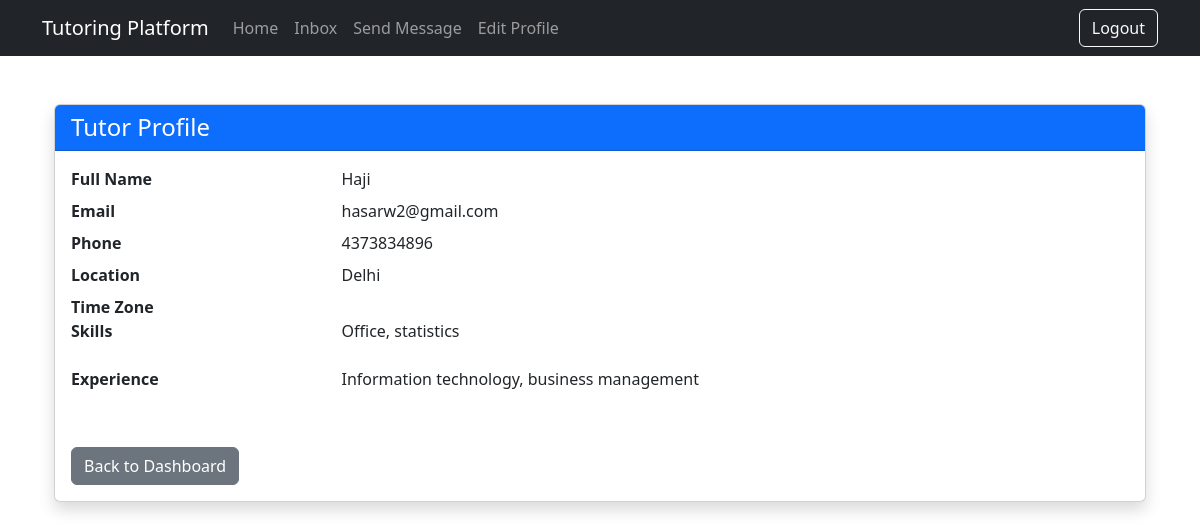
The app's page /tutor/profile/1/ (signed in) with its own data.
### core/models.py (models this page shows, shortened)
class TutorProfile(models.Model):
    user = models.OneToOneField(CustomUser, on_delete=models.CASCADE, limit_choices_to={'role': 'tutor'})
    experience = models.TextField()
    skills = models.TextField()
    interests = models.TextField()
    location = models.CharField(max_length=100)
    timezone = models.CharField(max_length=100)
    approved = models.BooleanField(default=False)
    hourly_rate = models.DecimalField(max_digits=6, decimal_places=2, default=0.00)

class CustomUser(AbstractBaseUser, PermissionsMixin):
    ROLE_CHOICES = [
        ('admin', 'Admin'),
        ('student', 'Student'),
        ('tutor', 'Tutor'),
        ('viewer', 'Viewer'),
    ]
    email = models.EmailField(unique=True)
    full_name = models.CharField(max_length=150)
    phone = models.CharField(max_length=20, unique=True)
    role = models.CharField(max_length=10, choices=ROLE_CHOICES)
    is_active = models.BooleanField(default=True)
    is_staff = models.BooleanField(default=False)
    date_joined = models.DateTimeField(auto_now_add=True)
    objects = CustomUserManager()
    USERNAME_FIELD = 'email'
    REQUIRED_FIELDS = ['full_name', 'phone', 'role']

### core/views.py (the view)
# urls.py: path('tutor/profile/<int:tutor_id>/', view_tutor_profile, name='view_tutor_profile'),
@login_required
def view_tutor_profile(request, tutor_id):
    tutor = get_object_or_404(TutorProfile, id=tutor_id)
    return render(request, 'view_tutor_profile.html', {'tutor': tutor})

### core/templates/view_tutor_profile.html (shortened to what this page needs)
{% extends 'base.html' %}
{% block content %}
<div class="container mt-5">
  <div class="card shadow">
    <div class="card-header bg-primary text-white">
      <h4 class="mb-0">Tutor Profile</h4>
    </div>
    <div class="card-body">
      <dl class="row">
        <dt class="col-sm-3">Full Name</dt>
        <dd class="col-sm-9">{{ tutor.user.full_name }}</dd>
        <dt class="col-sm-3">Email</dt>
        <dd class="col-sm-9">{{ tutor.user.email }}</dd>
        <dt class="col-sm-3">Phone</dt>
        <dd class="col-sm-9">{{ tutor.user.phone }}</dd>
        <dt class="col-sm-3">Location</dt>
        <dd class="col-sm-9">{{ tutor.location }}</dd>
        <dt class="col-sm-3">Time Zone</dt>
        <dd class="col-sm-9">{{ tutor.time_zone }}</dd>
        <dt class="col-sm-3">Skills</dt>
        <dd class="col-sm-9">{{ tutor.skills|linebreaks }}</dd>
        <dt class="col-sm-3">Experience</dt>
        <dd class="col-sm-9">{{ tutor.experience|linebreaks }}</dd>
      </dl>
      <a href="{% url 'dashboard' %}" class="btn btn-secondary mt-3">Back to Dashboard</a>
    </div>
  </div>
</div>
{% endblock %}

### records on screen
TutorProfile: user.full_name "Haji", user.email "hasarw2@gmail.com", user.phone "4373834896", location "Delhi", skills "Office, statistics", experience "Information technology, business management"
